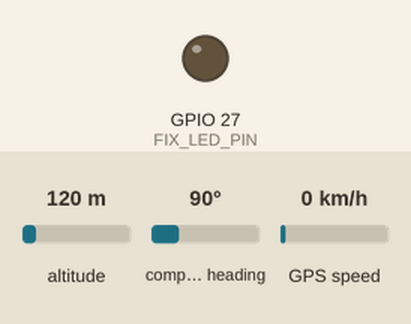
Recording of a sketch running on a simulated ESP32. Parts: output pins drawn as LEDs (lit = HIGH). The test bench sets the inputs (shaded band); at power-on: altitude 120 m, compass heading 90°, GPS speed 0 km/h. The GPS gets a fix after 3 s at 37.7749, -122.4194 with 8 satellites; what the sketch prints to the serial monitor is not drawn.

Above: at 0.1 s.
At 3.1 s:
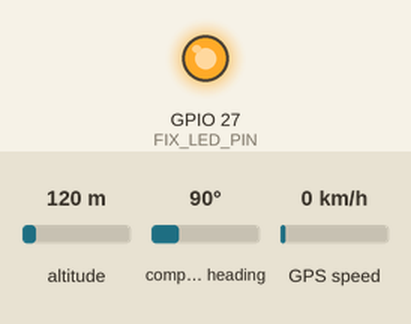
Timing chart, 0 to 4.6 s (numbered marks = the images above):
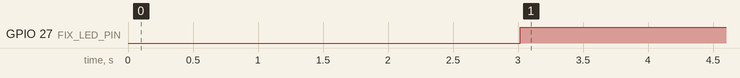

The sketch:

gps_test.ino
```cpp
/**
 * GPS Test — NEO-M8N (or NEO-6M/7M)
 *
 * Wiring:
 *   NEO-M8N VCC -> 3.3 V
 *   NEO-M8N GND -> GND
 *   NEO-M8N TX  -> GPIO16 (ESP32 RX2)
 *   NEO-M8N RX  -> GPIO17 (ESP32 TX2)
 *   (active antenna connected to the module's U.FL/SMA connector)
 *
 * Verify: Serial Monitor @ 115200 prints raw NMEA activity immediately,
 * then a fix (lat/lng/sats) within ~1–5 min outdoors. Indoors it may
 * never fix — hold it near a window.
 *
 * Library: TinyGPSPlus
 */

#include <TinyGPS++.h>
#include <HardwareSerial.h>

TinyGPSPlus gps;
HardwareSerial gpsSerial(2);   // UART2

#define GPS_BAUD   9600
#define GPS_RX_PIN 16          // ESP32 RX2  <- GPS TX
#define GPS_TX_PIN 17          // ESP32 TX2  -> GPS RX
#define FIX_LED_PIN 27         // optional LED, on = fix

unsigned long lastPrint = 0;

void setup() {
  Serial.begin(115200);
  pinMode(FIX_LED_PIN, OUTPUT);
  gpsSerial.begin(GPS_BAUD, SERIAL_8N1, GPS_RX_PIN, GPS_TX_PIN);
  Serial.println(F("GPS test starting — waiting for NMEA..."));
}

void loop() {
  while (gpsSerial.available() > 0) {
    gps.encode(gpsSerial.read());
  }

  digitalWrite(FIX_LED_PIN, gps.location.isValid() ? HIGH : LOW);

  // Print once per second
  if (millis() - lastPrint >= 1000) {
    lastPrint = millis();

    if (gps.charsProcessed() == 0) {
      Serial.println(F("⚠ No NMEA data — check TX/RX wiring and baud rate."));
      return;
    }

    Serial.printf("Sats: %2d | ", gps.satellites.value());
    if (gps.location.isValid()) {
      Serial.printf("Lat: %.6f | Lng: %.6f | Speed: %.1f km/h | Course: %.1f° | Alt: %.1f m | HDOP: %.1f\n",
        gps.location.lat(), gps.location.lng(),
        gps.speed.kmph(), gps.course.deg(), gps.altitude.meters(), gps.hdop.hdop());
      Serial.printf("UTC: %04d-%02d-%02d %02d:%02d:%02d\n",
        gps.date.year(), gps.date.month(), gps.date.day(),
        gps.time.hour(), gps.time.minute(), gps.time.second());
    } else {
      Serial.println(F("...no fix yet (need ≥ 3 satellites)"));
    }
  }
}
```

Measured:
- by itself, GPIO 27 (FIX_LED_PIN): LOW → HIGH at 3.0 s
